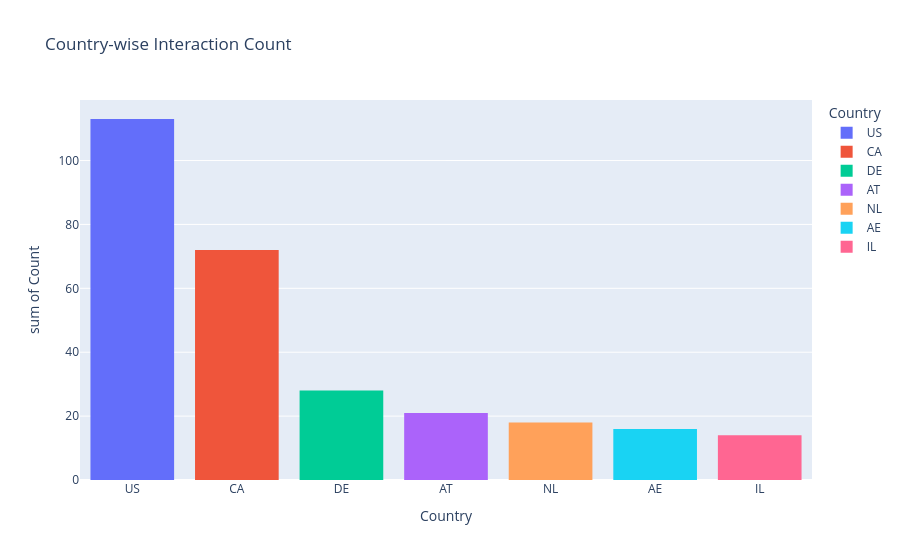

The notebook cell this image was saved under:
### Code cell
import plotly.express as px
# Count interactions per country
country_counts = df['src_ip_country_code'].value_counts().reset_index()
country_counts.columns = ['Country', 'Count']

# Plot the histogram
fig = px.histogram(country_counts, x='Country', y='Count', color='Country', title="Country-wise Interaction Count")
fig.show()

### Figure 1 — Plotly figure (JSON) as saved in the notebook; plotly's stock layout.template omitted (floating-point values rounded to 4 significant figures)
{"data": [{"bingroup": "x", "histfunc": "sum", "hovertemplate": "Country=%{x}<br>sum of Count=%{y}<extra></extra>", "legendgroup": "US", "marker": {"color": "#636efa", "pattern": {"shape": ""}}, "name": "US", "orientation": "v", "showlegend": true, "type": "histogram", "x": ["US"], "xaxis": "x", "y": [113], "yaxis": "y"}, {"bingroup": "x", "histfunc": "sum", "hovertemplate": "Country=%{x}<br>sum of Count=%{y}<extra></extra>", "legendgroup": "CA", "marker": {"color": "#EF553B", "pattern": {"shape": ""}}, "name": "CA", "orientation": "v", "showlegend": true, "type": "histogram", "x": ["CA"], "xaxis": "x", "y": [72], "yaxis": "y"}, {"bingroup": "x", "histfunc": "sum", "hovertemplate": "Country=%{x}<br>sum of Count=%{y}<extra></extra>", "legendgroup": "DE", "marker": {"color": "#00cc96", "pattern": {"shape": ""}}, "name": "DE", "orientation": "v", "showlegend": true, "type": "histogram", "x": ["DE"], "xaxis": "x", "y": [28], "yaxis": "y"}, {"bingroup": "x", "histfunc": "sum", "hovertemplate": "Country=%{x}<br>sum of Count=%{y}<extra></extra>", "legendgroup": "AT", "marker": {"color": "#ab63fa", "pattern": {"shape": ""}}, "name": "AT", "orientation": "v", "showlegend": true, "type": "histogram", "x": ["AT"], "xaxis": "x", "y": [21], "yaxis": "y"}, {"bingroup": "x", "histfunc": "sum", "hovertemplate": "Country=%{x}<br>sum of Count=%{y}<extra></extra>", "legendgroup": "NL", "marker": {"color": "#FFA15A", "pattern": {"shape": ""}}, "name": "NL", "orientation": "v", "showlegend": true, "type": "histogram", "x": ["NL"], "xaxis": "x", "y": [18], "yaxis": "y"}, {"bingroup": "x", "histfunc": "sum", "hovertemplate": "Country=%{x}<br>sum of Count=%{y}<extra></extra>", "legendgroup": "AE", "marker": {"color": "#19d3f3", "pattern": {"shape": ""}}, "name": "AE", "orientation": "v", "showlegend": true, "type": "histogram", "x": ["AE"], "xaxis": "x", "y": [16], "yaxis": "y"}, {"bingroup": "x", "histfunc": "sum", "hovertemplate": "Country=%{x}<br>sum of Count=%{y}<extra></extra>", "legendgroup": "IL", "marker": {"color": "#FF6692", "pattern": {"shape": ""}}, "name": "IL", "orientation": "v", "showlegend": true, "type": "histogram", "x": ["IL"], "xaxis": "x", "y": [14], "yaxis": "y"}], "layout": {"barmode": "relative", "legend": {"title": {"text": "Country"}, "tracegroupgap": 0}, "title": {"text": "Country-wise Interaction Count"}, "xaxis": {"anchor": "y", "categoryarray": ["US", "CA", "DE", "AT", "NL", "AE", "IL"], "categoryorder": "array", "domain": [0, 1], "title": {"text": "Country"}}, "yaxis": {"anchor": "x", "domain": [0, 1], "title": {"text": "sum of Count"}}}}
